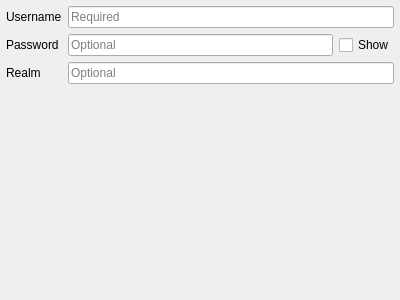
<?xml version="1.0" encoding="UTF-8"?>
<ui version="4.0">
 <class>QgsAuthBasicEdit</class>
 <widget class="QWidget" name="QgsAuthBasicEdit">
  <property name="geometry">
   <rect>
    <x>0</x>
    <y>0</y>
    <width>400</width>
    <height>300</height>
   </rect>
  </property>
  <layout class="QGridLayout" name="gridLayout">
   <property name="leftMargin">
    <number>6</number>
   </property>
   <property name="topMargin">
    <number>6</number>
   </property>
   <property name="rightMargin">
    <number>6</number>
   </property>
   <property name="bottomMargin">
    <number>6</number>
   </property>
   <item row="2" column="1">
    <widget class="QLineEdit" name="leRealm">
     <property name="placeholderText">
      <string>Optional</string>
     </property>
    </widget>
   </item>
   <item row="0" column="1">
    <widget class="QLineEdit" name="leUsername">
     <property name="placeholderText">
      <string>Required</string>
     </property>
    </widget>
   </item>
   <item row="2" column="0">
    <widget class="QLabel" name="lblRealm">
     <property name="text">
      <string>Realm</string>
     </property>
    </widget>
   </item>
   <item row="3" column="1">
    <spacer name="verticalSpacer_2">
     <property name="orientation">
      <enum>Qt::Vertical</enum>
     </property>
     <property name="sizeHint" stdset="0">
      <size>
       <width>20</width>
       <height>173</height>
      </size>
     </property>
    </spacer>
   </item>
   <item row="1" column="1">
    <layout class="QHBoxLayout" name="horizontalLayout_2">
     <property name="spacing">
      <number>6</number>
     </property>
     <item>
      <widget class="QLineEdit" name="lePassword">
       <property name="text">
        <string/>
       </property>
       <property name="echoMode">
        <enum>QLineEdit::Password</enum>
       </property>
       <property name="placeholderText">
        <string>Optional</string>
       </property>
      </widget>
     </item>
     <item>
      <widget class="QCheckBox" name="chkPasswordShow">
       <property name="sizePolicy">
        <sizepolicy hsizetype="Maximum" vsizetype="Fixed">
         <horstretch>0</horstretch>
         <verstretch>0</verstretch>
        </sizepolicy>
       </property>
       <property name="text">
        <string>Show</string>
       </property>
      </widget>
     </item>
    </layout>
   </item>
   <item row="0" column="0">
    <widget class="QLabel" name="lblUsername">
     <property name="text">
      <string>Username</string>
     </property>
    </widget>
   </item>
   <item row="1" column="0">
    <widget class="QLabel" name="lblPassword">
     <property name="text">
      <string>Password</string>
     </property>
    </widget>
   </item>
  </layout>
 </widget>
 <tabstops>
  <tabstop>leUsername</tabstop>
  <tabstop>lePassword</tabstop>
  <tabstop>leRealm</tabstop>
  <tabstop>chkPasswordShow</tabstop>
 </tabstops>
 <resources/>
 <connections/>
</ui>
